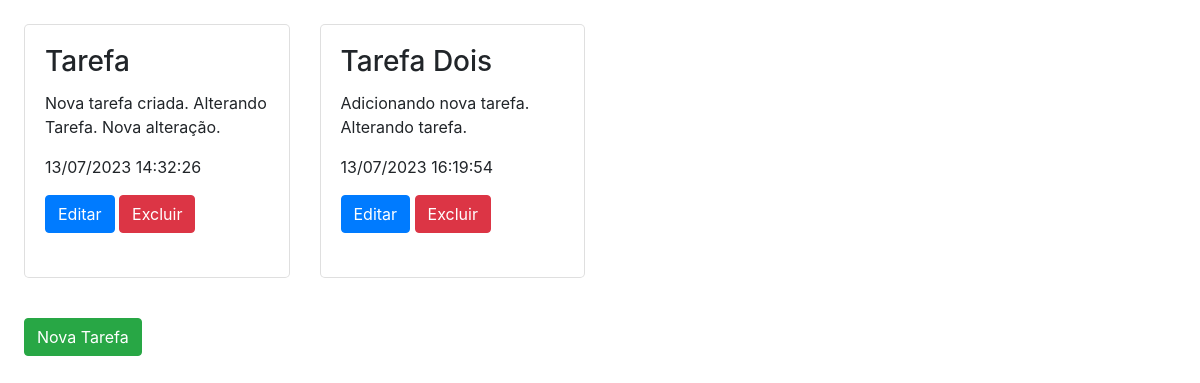
Before: / with the older database file.
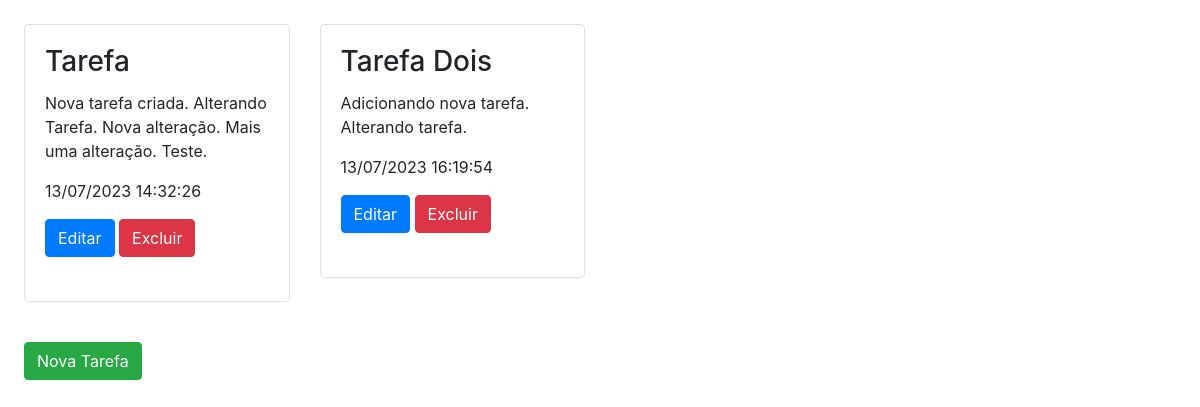
After: the same page with the newer database file.
### tasks/models.py (models this page shows, shortened)
class Task(models.Model):
    titulo = models.CharField(max_length=255)
    descricao = models.TextField()
    criado_em = models.DateTimeField(auto_now_add=True)
    responsavel = models.CharField(max_length=255, null=True, blank=True)

### tasks/views.py (the view)
# urls.py: path('', views.task_list, name='task_list'),
def task_list(request):
    tasks = Task.objects.all()
    return render(request, 'tasks/task_list.html', {'tasks': tasks})

### tasks/templates/tasks/task_list.html (shortened to what this page needs)
{% load bootstrap4 %}
{% load tz %}
<!DOCTYPE html>
<html>
<head>
    {% bootstrap_css %}
</head>
<body class="p-4">
    <div class="row mb-4">
        {% for task in tasks %}
            <div class="col-md-3">
                <div class="card mb-3">
                    <div class="card-body">
                        <h3 class="card-title">{{ task.titulo }}</h3>
                        <p class="card-text card-description">{{ task.descricao }}</p>
                        <p class="card-text">{{ task.criado_em|date:"d/m/Y H:i:s" }}</p>
                        <a href="{% url 'tasks:task_update' pk=task.pk %}" class="btn btn-primary mb-4">Editar</a>
                        <a href="{% url 'tasks:task_delete' pk=task.pk %}" class="btn btn-danger btn-delete mb-4">Excluir</a>
                    </div>
                </div>
            </div>
        {% empty %}
            <p>Nenhuma Tarefa Cadastrada.</p>
        {% endfor %}
    </div>
    <a href="{% url 'tasks:task_create' %}" class="btn btn-success mb-4">Nova Tarefa</a>
</body>
</html>

Changed rows visible on the page:
changed Task "Tarefa": descricao "Nova tarefa criada. Alterando Tarefa. Nova alteração." → "Nova tarefa criada. Alterando Tarefa. Nova alteração. Mais uma alteração. Teste."
